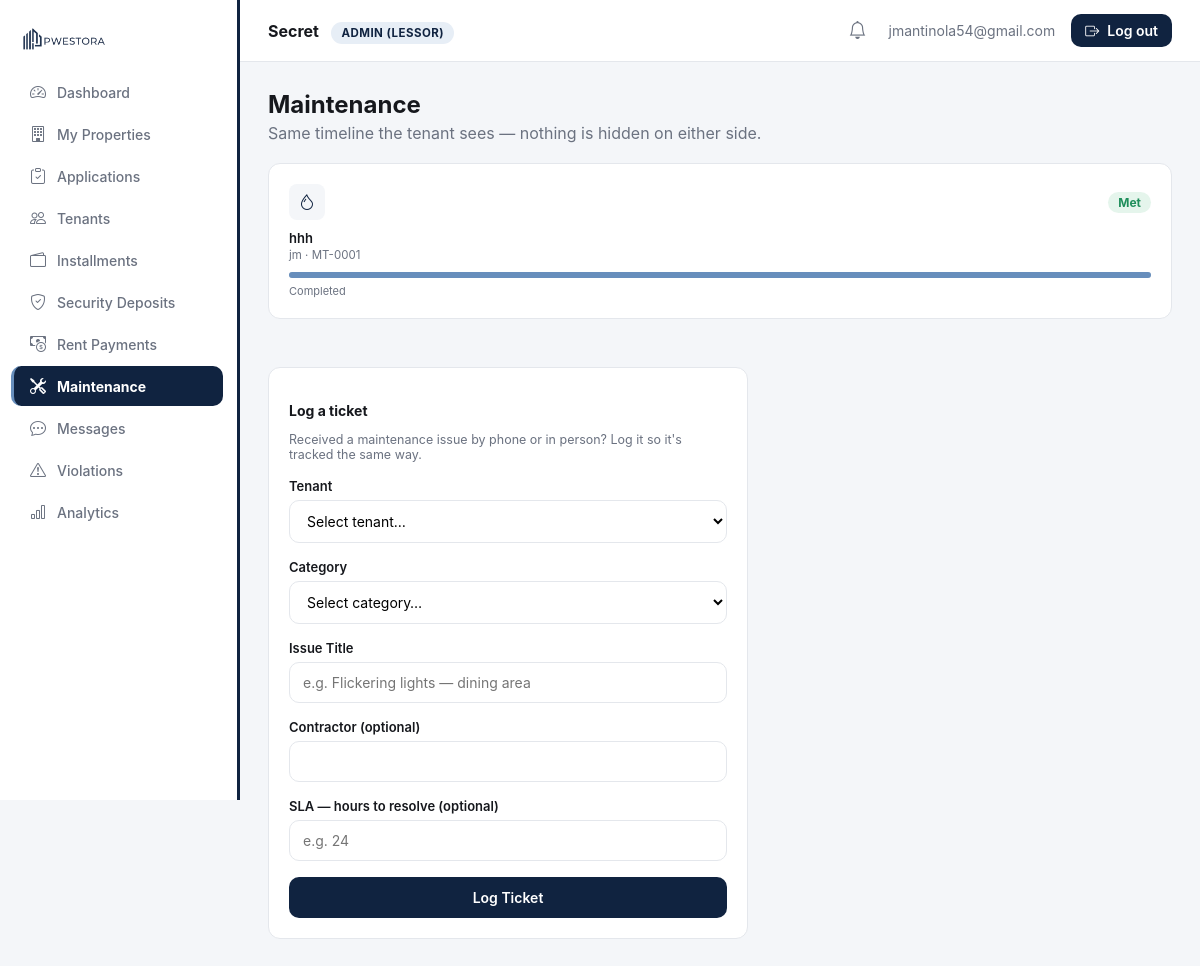
The page /dashboard.php?page=maintenance (signed in) on the database as committed earlier.
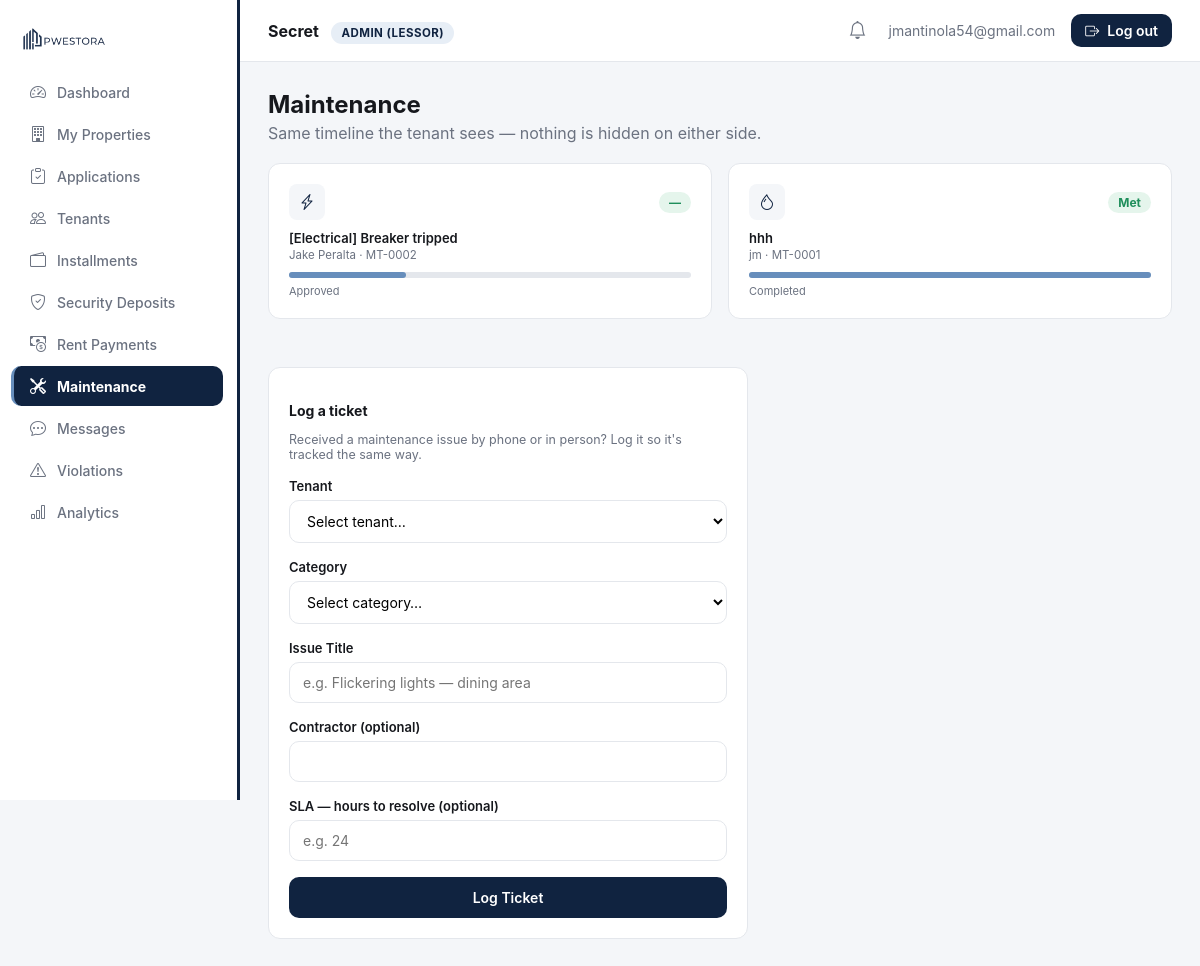
The same page on the database as committed later.
### tables this page shows
CREATE TABLE `maintenance_tickets` (
  `id` int(11) NOT NULL,
  `lessor_id` int(11) NOT NULL,
  `tenant_id` int(11) NOT NULL,
  `category` varchar(40) NOT NULL,
  `priority` enum('low','medium','high','urgent') NOT NULL DEFAULT 'medium',
  `title` varchar(255) NOT NULL,
  `stage` tinyint(4) NOT NULL DEFAULT 0,
  `contractor` varchar(150) DEFAULT NULL,
  `sla_due_at` datetime DEFAULT NULL,
  `created_at` datetime NOT NULL DEFAULT current_timestamp()
);

CREATE TABLE `tenants` (
  `id` int(11) NOT NULL,
  `lessor_id` int(11) NOT NULL,
  `property_id` int(11) NOT NULL,
  `application_id` int(11) DEFAULT NULL,
  `lessee_id` int(11) DEFAULT NULL,
  `tenant_name` varchar(150) NOT NULL,
  `unit_label` varchar(100) DEFAULT NULL,
  `created_at` datetime NOT NULL DEFAULT current_timestamp()
);

### public_html/includes/sidebar_nav.php (called while the page is built)
<?php
$NAV_BY_ROLE = [
    'lessor' => [
        ['id' => 'overview',      'label' => 'Dashboard',          'icon' => 'bi-speedometer2'],
        ['id' => 'listings',      'label' => 'My Properties',      'icon' => 'bi-building'],
        ['id' => 'applications',  'label' => 'Applications',       'icon' => 'bi-clipboard-check'],
        ['id' => 'tenants',       'label' => 'Tenants',            'icon' => 'bi-people'],
        ['id' => 'installments',  'label' => 'Installments',       'icon' => 'bi-wallet2'],
        ['id' => 'deposits',      'label' => 'Security Deposits',  'icon' => 'bi-shield-check'],
        ['id' => 'payments',      'label' => 'Rent Payments',      'icon' => 'bi-cash-coin'],
        ['id' => 'maintenance',   'label' => 'Maintenance',        'icon' => 'bi-tools'],
        ['id' => 'messages',      'label' => 'Messages',           'icon' => 'bi-chat-dots'],
        ['id' => 'violations',    'label' => 'Violations',         'icon' => 'bi-exclamation-triangle'],
        ['id' => 'analytics',     'label' => 'Analytics',          'icon' => 'bi-bar-chart'],
    ],
    'superadmin' => [
        ['id' => 'overview',    'label' => 'Dashboard',        'icon' => 'bi-speedometer2'],
        ['id' => 'lessors',     'label' => 'Verify Lessors',   'icon' => 'bi-shield-check'],
        ['id' => 'properties',  'label' => 'Verify Properties','icon' => 'bi-building'],
        ['id' => 'users',       'label' => 'User Management',  'icon' => 'bi-people'],
        ['id' => 'notify',      'label' => 'Notify Lessors',   'icon' => 'bi-megaphone'],
        ['id' => 'revenue',     'label' => 'Revenue',          'icon' => 'bi-bar-chart'],
        ['id' => 'audit',       'label' => 'Audit Logs',       'icon' => 'bi-journal-text'],
        ['id' => 'settings',    'label' => 'Platform Settings','icon' => 'bi-gear'],
    ],
];

### public_html/includes/auth.php (called while the page is built, shortened)
<?php
function current_user(): ?array {
    return $_SESSION['user'] ?? null;
}

### public_html/modules/maintenance.php (the view, shortened to what the changed rows need)
<?php
$lessorId = $user['id'];
$STAGES = ['Submitted', 'Under Review', 'Approved', 'Contractor Assigned', 'Scheduled', 'In Progress', 'Inspection', 'Completed'];
$LAST_STAGE = count($STAGES) - 1;
$CATEGORIES = [
    'plumbing'   => ['Plumbing',   'bi-droplet'],
    'electrical' => ['Electrical', 'bi-lightning-charge'],
    'structural' => ['Structural', 'bi-tools'],
    'internet'   => ['Internet',   'bi-wifi'],
    'hvac'       => ['HVAC',       'bi-snow'],
    'cleaning'   => ['Cleaning',   'bi-stars'],
    'security'   => ['Security',   'bi-shield-check'],
    'lighting'   => ['Lighting',   'bi-lightbulb'],
];
$tickets = $pdo->prepare(
    'SELECT mt.*, t.tenant_name FROM maintenance_tickets mt
     JOIN tenants t ON t.id = mt.tenant_id
     WHERE mt.lessor_id = ? ORDER BY mt.created_at DESC'
);
$tickets->execute([$lessorId]);
$tickets = $tickets->fetchAll();
function sla_label(array $t, int $lastStage): array {
    if ((int) $t['stage'] === $lastStage) {
        return ['Met', true];
    }
    if (!$t['sla_due_at']) {
        return ['—', true];
    }
    $hoursLeft = (strtotime($t['sla_due_at']) - time()) / 3600;
    return [ceil($hoursLeft) . 'h left', false];
}
?>
<h2 style="margin:0 0 4px;">Maintenance</h2>
<div class="card-grid" style="margin-bottom:28px;">
  <?php if (!$tickets): ?>
    <p style="color:var(--ink-500); font-size:13px;">No maintenance tickets yet.</p>
  <?php else: foreach ($tickets as $t):
      [$catLabel, $catIcon] = $CATEGORIES[$t['category']] ?? ['Other', 'bi-three-dots'];
      [$slaText, $slaGood] = sla_label($t, $LAST_STAGE);
      $pct = round(($t['stage'] / $LAST_STAGE) * 100);
  ?>
    <a href="/dashboard.php?page=maintenance&review=<?= $t['id'] ?>" style="text-decoration:none;">
      <div class="card">
        <div style="display:flex; align-items:center; justify-content:space-between;">
          <div style="width:36px; height:36px; border-radius:8px; background:var(--bg); display:flex; align-items:center; justify-content:center;">
            <i class="bi <?= $catIcon ?>" style="color:var(--primary);"></i>
          </div>
          <span class="badge <?= $slaGood ? 'badge-approved' : 'badge-pending' ?>"><?= $slaText ?></span>
        </div>
        <p style="font-size:13px; font-weight:600; margin:10px 0 2px; color:var(--ink-900);"><?= htmlspecialchars($t['title']) ?></p>
        <p style="font-size:11.5px; color:var(--ink-500); margin:0;"><?= htmlspecialchars($t['tenant_name']) ?> · MT-<?= str_pad($t['id'], 4, '0', STR_PAD_LEFT) ?></p>
        <div style="width:100%; height:6px; border-radius:999px; background:var(--border); margin-top:10px;">
          <div style="height:6px; border-radius:999px; width:<?= $pct ?>%; background:var(--accent);"></div>
        </div>
        <p style="font-size:11px; color:var(--ink-500); margin:6px 0 0;"><?= $STAGES[$t['stage']] ?></p>
      </div>
    </a>
  <?php endforeach; endif; ?>
</div>

### public_html/includes/header.php (shortened to what the changed rows need)
<?php
require_once __DIR__ . '/sidebar_nav.php';
$nav = $NAV_BY_ROLE[$user['role']] ?? [];
?>
<!DOCTYPE html>
<html lang="en">
<head>
<link rel="stylesheet" href="/assets/css/style.css?v=12">
<link rel="stylesheet" href="https://cdn.jsdelivr.net/npm/bootstrap-icons@1.11.3/font/bootstrap-icons.css">
</head>
<body>
<div class="app-shell">
  <aside class="sidebar" id="sidebar">
    <nav>
      <?php foreach ($nav as $item): ?>
        <a class="nav-item <?= $page === $item['id'] ? 'active' : '' ?>"
           href="/dashboard.php?page=<?= $item['id'] ?>">
          <i class="bi <?= $item['icon'] ?>"></i> <span><?= $item['label'] ?></span>
        </a>
      <?php endforeach; ?>
    </nav>
  </aside>
  <div class="main">
    <div class="content">

Rows that differ between the two databases and show on the page:
added maintenance_tickets: slaText "—", title "[Electrical] Breaker tripped", tenant.tenant_name "Jake Peralta", id "0002", stage "Approved"
